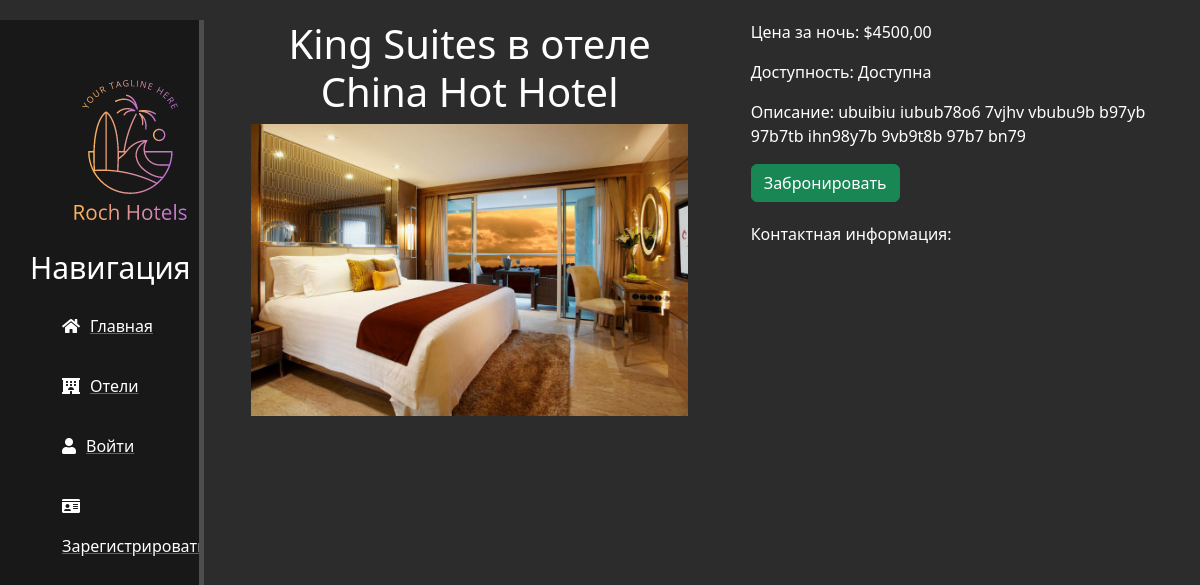
Screenshot of /hotels/3/rooms/10 with the database file from the repository.
### main/models.py (models this page shows, shortened)
class Room(models.Model):
    ROOM_TYPES = [
        ('Standart', 'Standart'),
        ('Bedroom', 'Bedroom'),
        ('Superior', 'Superior'),
        ('Studio', 'Studio'),
        ('Family Room', 'Family Room'),
        ('Family Studio', 'Family Studio'),
        ('Suite', 'Suite'),
        ('Junior Suite', 'Junior Suite'),
        ('De Luxe', 'De Luxe'),
        ('Executive Suite', 'Executive Suite'),
        ('Business Room', 'Business Room'),
        ('Connected Room', 'Connected Room'),
        ('Duplex', 'Duplex'),
        ('Apartment', 'Apartment'),
        ('King Suites', 'King Suites'),
        ('President Suites', 'President Suites'),
    ]
    hotel = models.ForeignKey(Hotel, on_delete=models.CASCADE)
    room_type = models.CharField(max_length=20, choices=ROOM_TYPES)
    description = models.TextField()
    beds_counter = models.PositiveSmallIntegerField()
    number_room = models.PositiveSmallIntegerField()
    level = models.PositiveSmallIntegerField()
    photos = models.ImageField(upload_to='room_images/', blank=False, null=False)
    price_per_night = models.DecimalField(max_digits=10, decimal_places=2)
    available = models.BooleanField(default=True)
    created_at = models.DateTimeField(auto_now_add=True)
    updated_at = models.DateTimeField(auto_now=True)
    deleted_at = models.DateTimeField(null=True, blank=True)
    deleted = models.BooleanField(default=False)

class Hotel(models.Model):
    name = models.CharField(max_length=50)
    location = models.CharField(max_length=250)
    description = models.TextField()
    photos = models.ImageField(upload_to='hotel_images/', blank=False, null=False)
    rating = models.DecimalField(max_digits=3, decimal_places=2, default=0.0)
    created_at = models.DateTimeField(auto_now_add=True)
    updated_at = models.DateTimeField(auto_now=True)
    deleted_at = models.DateTimeField(null=True, blank=True)
    deleted = models.BooleanField(default=False)
    room_count = models.PositiveIntegerField(default=0)
    phone_number = models.CharField(max_length=15, blank=True, null=True)
    email = models.EmailField(blank=True, null=True)
    address = models.CharField(max_length=250, blank=True, null=True)
    admin = models.OneToOneField(User, on_delete=models.CASCADE, related_name='admin_hotel')
    objects = HotelManager()

### main/views.py (the view)
# urls.py: path('hotels/<int:pk>/rooms/<int:room_id>', views.RoomDetailView.as_view(), name='room-detail'),
class RoomDetailView(DetailView):
    model = Room
    template_name = 'main/rooms_detail_view.html'
    context_object_name = 'room'
    def get_object(self, queryset=None):
        hotel_id = self.kwargs['pk']
        room_id = self.kwargs['room_id']
        return Room.objects.get(hotel_id=hotel_id, id=room_id)
    def get_context_data(self, **kwargs):
        context = super().get_context_data(**kwargs)
        context['user'] = self.request.user
        return context

### main/templates/main/rooms_detail_view.html (shortened to what this page needs)
{% extends 'main/layout.html' %}
{% block content %}
    <div class="room-details">
        <div class="row">
            <div class="col-md-6">
                {% if room %}
                    <h1 class="text-center">{{ room.room_type }} в отеле {{ room.hotel.name }}</h1>
                    <img src="{{ room.photos.url }}" class="img-fluid" alt="{{ room.room_type }}">
                {% endif %}
            </div>
            <div class="col-md-6">
                {% if room %}
                    <p>Цена за ночь: ${{ room.price_per_night }}</p>
                    <p>Доступность: {% if room.available %}Доступна{% else %}Занята{% endif %}</p>
                    <p>Описание: {{ room.description }}</p>
                    <a href="{% url 'book-room' pk=room.hotel.pk room_id=room.pk %}" class="btn btn-success">Забронировать</a>
                    <div class="contact-info">
                        <p>Контактная информация:</p>
                    </div>
                {% endif %}
            </div>
        </div>
    </div>
{% endblock %}

### main/static/main/css/main.css (style rules this page uses)
body { background: #2c2c2c; }
.room-details { margin-top: 20px; }
.room-details h1 { color: white; text-align: center; }
.room-details .row { margin-top: 20px; color: white; display: flex; justify-content: space-between; align-items: flex-start; }
.room-details .col-md-6 { flex-basis: 48%; / }
.room-details img { float: left; margin-right: 20px; max-width: 100%; / }
.room-details .contact-info { margin-top: 20px; }

### rows the page displays
Room: room_type "King Suites", hotel.name "China Hot Hotel", photos (picture), price_per_night "4500,00", description "ubuibiu iubub78o6 7vjhv vbubu9b b97yb 97b7tb ihn98y7b 9vb9t8b 97b7 bn79"
